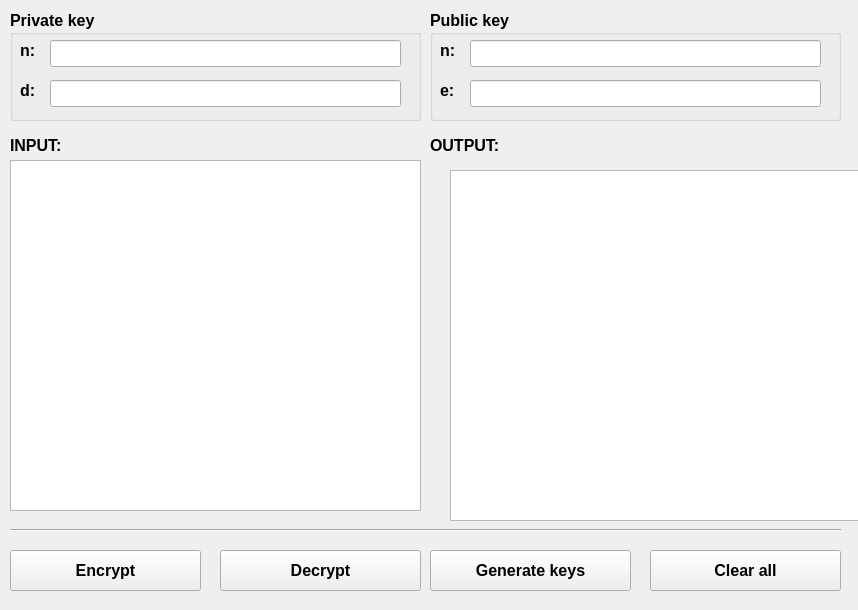
<?xml version="1.0" encoding="UTF-8"?>
<ui version="4.0">
 <class>MainWindow</class>
 <widget class="QMainWindow" name="MainWindow">
  <property name="geometry">
   <rect>
    <x>0</x>
    <y>0</y>
    <width>858</width>
    <height>610</height>
   </rect>
  </property>
  <property name="minimumSize">
   <size>
    <width>858</width>
    <height>610</height>
   </size>
  </property>
  <property name="maximumSize">
   <size>
    <width>858</width>
    <height>610</height>
   </size>
  </property>
  <property name="windowTitle">
   <string>RSA</string>
  </property>
  <widget class="QWidget" name="centralwidget">
   <widget class="QLabel" name="label">
    <property name="geometry">
     <rect>
      <x>10</x>
      <y>130</y>
      <width>91</width>
      <height>31</height>
     </rect>
    </property>
    <property name="font">
     <font>
      <pointsize>12</pointsize>
      <weight>75</weight>
      <bold>true</bold>
     </font>
    </property>
    <property name="text">
     <string>INPUT:</string>
    </property>
   </widget>
   <widget class="QTextEdit" name="textEditIn">
    <property name="geometry">
     <rect>
      <x>10</x>
      <y>160</y>
      <width>411</width>
      <height>351</height>
     </rect>
    </property>
    <property name="font">
     <font>
      <pointsize>11</pointsize>
     </font>
    </property>
   </widget>
   <widget class="QLabel" name="label_3">
    <property name="geometry">
     <rect>
      <x>430</x>
      <y>130</y>
      <width>91</width>
      <height>31</height>
     </rect>
    </property>
    <property name="font">
     <font>
      <pointsize>12</pointsize>
      <weight>75</weight>
      <bold>true</bold>
     </font>
    </property>
    <property name="text">
     <string>OUTPUT:</string>
    </property>
   </widget>
   <widget class="QTextEdit" name="textEditOut">
    <property name="geometry">
     <rect>
      <x>450</x>
      <y>170</y>
      <width>411</width>
      <height>351</height>
     </rect>
    </property>
    <property name="font">
     <font>
      <pointsize>11</pointsize>
     </font>
    </property>
    <property name="readOnly">
     <bool>true</bool>
    </property>
   </widget>
   <widget class="QGroupBox" name="groupBox">
    <property name="geometry">
     <rect>
      <x>10</x>
      <y>10</y>
      <width>411</width>
      <height>111</height>
     </rect>
    </property>
    <property name="font">
     <font>
      <pointsize>12</pointsize>
      <weight>75</weight>
      <bold>true</bold>
     </font>
    </property>
    <property name="title">
     <string>Private key</string>
    </property>
    <widget class="QLabel" name="label_5">
     <property name="geometry">
      <rect>
       <x>10</x>
       <y>70</y>
       <width>31</width>
       <height>21</height>
      </rect>
     </property>
     <property name="font">
      <font>
       <pointsize>12</pointsize>
       <weight>75</weight>
       <bold>true</bold>
      </font>
     </property>
     <property name="text">
      <string>d:</string>
     </property>
    </widget>
    <widget class="QLineEdit" name="lineEditPrvD">
     <property name="geometry">
      <rect>
       <x>40</x>
       <y>70</y>
       <width>351</width>
       <height>27</height>
      </rect>
     </property>
     <property name="font">
      <font>
       <pointsize>10</pointsize>
       <weight>50</weight>
       <bold>false</bold>
      </font>
     </property>
    </widget>
    <widget class="QLabel" name="label_4">
     <property name="geometry">
      <rect>
       <x>10</x>
       <y>30</y>
       <width>31</width>
       <height>21</height>
      </rect>
     </property>
     <property name="font">
      <font>
       <pointsize>12</pointsize>
       <weight>75</weight>
       <bold>true</bold>
      </font>
     </property>
     <property name="text">
      <string>n:</string>
     </property>
    </widget>
    <widget class="QLineEdit" name="lineEditPrvN">
     <property name="geometry">
      <rect>
       <x>40</x>
       <y>30</y>
       <width>351</width>
       <height>27</height>
      </rect>
     </property>
     <property name="font">
      <font>
       <pointsize>10</pointsize>
       <weight>50</weight>
       <bold>false</bold>
      </font>
     </property>
    </widget>
   </widget>
   <widget class="QPushButton" name="pushButtonGK">
    <property name="geometry">
     <rect>
      <x>430</x>
      <y>550</y>
      <width>201</width>
      <height>41</height>
     </rect>
    </property>
    <property name="font">
     <font>
      <pointsize>12</pointsize>
      <weight>75</weight>
      <bold>true</bold>
     </font>
    </property>
    <property name="text">
     <string>Generate keys</string>
    </property>
   </widget>
   <widget class="QPushButton" name="pushButtonEnc">
    <property name="geometry">
     <rect>
      <x>10</x>
      <y>550</y>
      <width>191</width>
      <height>41</height>
     </rect>
    </property>
    <property name="font">
     <font>
      <pointsize>12</pointsize>
      <weight>75</weight>
      <bold>true</bold>
     </font>
    </property>
    <property name="text">
     <string>Encrypt</string>
    </property>
   </widget>
   <widget class="QPushButton" name="pushButtonDec">
    <property name="geometry">
     <rect>
      <x>220</x>
      <y>550</y>
      <width>201</width>
      <height>41</height>
     </rect>
    </property>
    <property name="font">
     <font>
      <pointsize>12</pointsize>
      <weight>75</weight>
      <bold>true</bold>
     </font>
    </property>
    <property name="text">
     <string>Decrypt</string>
    </property>
   </widget>
   <widget class="QGroupBox" name="groupBox_2">
    <property name="geometry">
     <rect>
      <x>430</x>
      <y>10</y>
      <width>411</width>
      <height>111</height>
     </rect>
    </property>
    <property name="font">
     <font>
      <pointsize>12</pointsize>
      <weight>75</weight>
      <bold>true</bold>
     </font>
    </property>
    <property name="title">
     <string>Public key</string>
    </property>
    <widget class="QLabel" name="label_6">
     <property name="geometry">
      <rect>
       <x>10</x>
       <y>70</y>
       <width>31</width>
       <height>21</height>
      </rect>
     </property>
     <property name="font">
      <font>
       <pointsize>12</pointsize>
       <weight>75</weight>
       <bold>true</bold>
      </font>
     </property>
     <property name="text">
      <string>e:</string>
     </property>
    </widget>
    <widget class="QLineEdit" name="lineEditPubE">
     <property name="geometry">
      <rect>
       <x>40</x>
       <y>70</y>
       <width>351</width>
       <height>27</height>
      </rect>
     </property>
     <property name="font">
      <font>
       <pointsize>10</pointsize>
       <weight>50</weight>
       <bold>false</bold>
      </font>
     </property>
    </widget>
    <widget class="QLabel" name="label_7">
     <property name="geometry">
      <rect>
       <x>10</x>
       <y>30</y>
       <width>31</width>
       <height>21</height>
      </rect>
     </property>
     <property name="font">
      <font>
       <pointsize>12</pointsize>
       <weight>75</weight>
       <bold>true</bold>
      </font>
     </property>
     <property name="text">
      <string>n:</string>
     </property>
    </widget>
    <widget class="QLineEdit" name="lineEditPubN">
     <property name="geometry">
      <rect>
       <x>40</x>
       <y>30</y>
       <width>351</width>
       <height>27</height>
      </rect>
     </property>
     <property name="font">
      <font>
       <pointsize>10</pointsize>
       <weight>50</weight>
       <bold>false</bold>
      </font>
     </property>
    </widget>
   </widget>
   <widget class="Line" name="line">
    <property name="geometry">
     <rect>
      <x>10</x>
      <y>520</y>
      <width>831</width>
      <height>21</height>
     </rect>
    </property>
    <property name="orientation">
     <enum>Qt::Horizontal</enum>
    </property>
   </widget>
   <widget class="QPushButton" name="pushButtonClr">
    <property name="geometry">
     <rect>
      <x>650</x>
      <y>550</y>
      <width>191</width>
      <height>41</height>
     </rect>
    </property>
    <property name="font">
     <font>
      <pointsize>12</pointsize>
      <weight>75</weight>
      <bold>true</bold>
     </font>
    </property>
    <property name="text">
     <string>Clear all</string>
    </property>
   </widget>
  </widget>
 </widget>
 <resources/>
 <connections/>
</ui>
